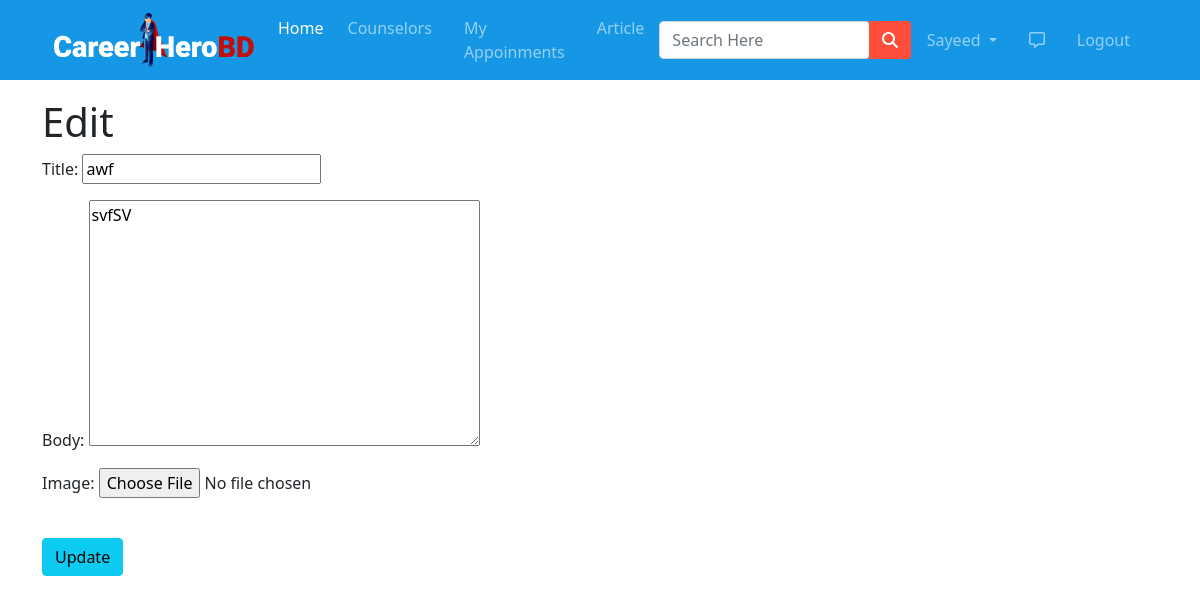
The app's page /article_edit/13/ (signed in) with its own data.
### app/models.py (models this page shows, shortened)
class User(AbstractUser):
  is_counselor= models.BooleanField(default=False)
  is_student = models.BooleanField(default=False)

class Article(models.Model):
  author = models.ForeignKey(Counselor,on_delete=models.CASCADE)
  title = models.CharField(max_length=70)
  body = models.TextField()
  image = models.ImageField(upload_to='images',)
  date = models.DateTimeField(auto_now_add=True)
  class Meta:
    ordering = ['-date',]

### app/views.py (the view)
# urls.py: path('article_edit/<int:pk>/',ArticleUpdateView.as_view(), name='article_edit'),
class ArticleUpdateView(LoginRequiredMixin,UpdateView):
  model = Article
  fields = ('title','body','image')
  template_name = 'app/article_edit.html'
  login_url = 'login'
  def dispatch(self,request,*args,**kwargs):
    obj= self.get_object()
    if obj.author.user != self.request.user:
      raise PermissionDenied
    return super().dispatch(request,*args,**kwargs)

### app/templates/app/article_edit.html (shortened to what this page needs)
{% extends 'app/base.html' %}
{% load crispy_forms_tags %}
{% block main-content %}
<div class="container my-5" style="padding-top: 50px;">
  <div class="row">
    <div class="col-md-8">
        <h1>Edit</h1>
        <form action="" method="post" enctype="multipart/form-data">
          {{ form.as_p }}
          <br>
          <button class="btn btn-info ml-2" type="submit">Update</button>
        </form>
    </div>
  </div>
</div>
{% endblock main-content %}

### app/templates/app/base.html (shortened to what this page needs)
<!DOCTYPE html>
{% load static %}
<html lang="en">
<head>
  <link rel="stylesheet" href="{% static 'app/css/style.css' %}">
  <link href="https://cdn.jsdelivr.net/npm/bootstrap@5.0.0-beta1/dist/css/bootstrap.min.css" rel="stylesheet"
>
  <link rel="stylesheet" href="https://stackpath.bootstrapcdn.com/font-awesome/4.7.0/css/font-awesome.min.css">
  <link rel="stylesheet" href="{% static 'app/css/owl.carousel.min.css' %}">
  <link rel="stylesheet" href="{% static 'app/css/all.min.css' %}">
  <link rel="stylesheet" href="https://cdnjs.cloudflare.com/ajax/libs/animate.css/3.7.2/animate.css">
</head>
<body>
  <div class="row">
    <div class="col-sm-12 col-md-12 col-lg-12">
      <nav id="nav" class="navbar navbar-expand-lg navbar-dark  fixed-top" style="background-color: #1597E5;">
        <div class="container">
          <a class="navbar-brand" href="/" ><img src="{% static 'app/images/nav/logo.png' %}" alt="" style="width: 200px;"></a>
          <div class="collapse navbar-collapse" id="navbarSupportedContent">
            <ul class="navbar-nav me-auto mb-2 mb-lg-0">
              <li class="nav-item">
                <a class="nav-link active" aria-current="page" href="/">Home</a>
              </li>
              <li class="nav-item mx-2">
                <a href="{% url 'counselor' %}" class="nav-link">Counselors</a>
              </li>
              {% if request.user.is_authenticated %}
              <li class="nav-item mx-2">
                <a href="{% url 'appoinment' %}" class="nav-link">My Appoinments</a>
              </li>
              {% endif %}
              <li class="nav-item mx-2">
                <a href="{% url 'article_list' %}" class="nav-link">Article</a>
              </li>
            </ul>
            <form class="d-flex input-group w-auto" method="POST" action="{% url 'search_list' %}">
              <input type="search" class="form-control rounded" name="q" placeholder="Search Here" aria-label="Search"
                aria-describedby="search-addon" />
              <button type="submit" class="btn" style="background-color:#FF4D3B;"><i class="fas fa-search"
                  style="color: white;"></i></button>
            </form>
            <div>
              <ul class="navbar-nav me-auto mb-2 mb-lg-0">
                {% if request.user.is_authenticated %}
                <li class="nav-item dropdown mx-2">
                  <a class="nav-link dropdown-toggle" href="#" id="profileDropdown" role="button"
                    data-bs-toggle="dropdown" aria-expanded="false">
                    {{request.user.username|capfirst}}
                  </a>
                </li>
                <li class="nav-item mx-2">
                  <a href="{% url 'inbox' %}" class="nav-link"><i class="far fa-comment-alt "></i></a>
                </li>
                <li class="nav-item mx-2">
                  <a href="{% url 'logout' %}" class="nav-link">Logout</a>
                </li>
                {% endif %}
              </ul>
            </div>
          </div>
        </div>
      </nav>
    </div>
  </div>
  {% block main-content %}
  {% endblock main-content %}
</body>
</html>

### records on screen
User: user.username "Sayeed"
Article: title "awf", body "svfSV"
